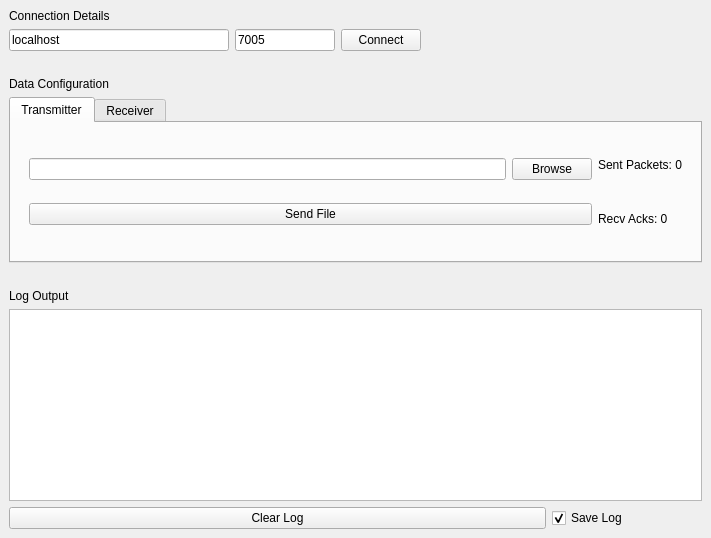
<?xml version="1.0" encoding="UTF-8"?>
<ui version="4.0">
 <class>Client</class>
 <widget class="QMainWindow" name="Client">
  <property name="enabled">
   <bool>true</bool>
  </property>
  <property name="geometry">
   <rect>
    <x>0</x>
    <y>0</y>
    <width>711</width>
    <height>538</height>
   </rect>
  </property>
  <property name="windowTitle">
   <string/>
  </property>
  <property name="animated">
   <bool>true</bool>
  </property>
  <property name="documentMode">
   <bool>false</bool>
  </property>
  <widget class="QWidget" name="centralwidget">
   <layout class="QGridLayout" name="gridLayout_2">
    <item row="0" column="0">
     <layout class="QVBoxLayout" name="verticalLayout">
      <item>
       <widget class="QLabel" name="label">
        <property name="text">
         <string>Connection Details</string>
        </property>
       </widget>
      </item>
      <item>
       <layout class="QHBoxLayout" name="connectionBox">
        <item>
         <widget class="QLineEdit" name="addressInput">
          <property name="minimumSize">
           <size>
            <width>100</width>
            <height>0</height>
           </size>
          </property>
          <property name="maximumSize">
           <size>
            <width>220</width>
            <height>16777215</height>
           </size>
          </property>
          <property name="text">
           <string>localhost</string>
          </property>
          <property name="maxLength">
           <number>45</number>
          </property>
          <property name="placeholderText">
           <string>Address</string>
          </property>
         </widget>
        </item>
        <item>
         <widget class="QLineEdit" name="portInput">
          <property name="minimumSize">
           <size>
            <width>50</width>
            <height>0</height>
           </size>
          </property>
          <property name="maximumSize">
           <size>
            <width>100</width>
            <height>16777215</height>
           </size>
          </property>
          <property name="text">
           <string>7005</string>
          </property>
          <property name="maxLength">
           <number>10</number>
          </property>
          <property name="placeholderText">
           <string>Port</string>
          </property>
         </widget>
        </item>
        <item>
         <widget class="QPushButton" name="connectBtn">
          <property name="enabled">
           <bool>true</bool>
          </property>
          <property name="maximumSize">
           <size>
            <width>100</width>
            <height>16777215</height>
           </size>
          </property>
          <property name="text">
           <string>Connect</string>
          </property>
         </widget>
        </item>
        <item>
         <spacer name="horizontalSpacer">
          <property name="orientation">
           <enum>Qt::Horizontal</enum>
          </property>
          <property name="sizeHint" stdset="0">
           <size>
            <width>40</width>
            <height>20</height>
           </size>
          </property>
         </spacer>
        </item>
       </layout>
      </item>
      <item>
       <spacer name="horizontalSpacer_4">
        <property name="orientation">
         <enum>Qt::Horizontal</enum>
        </property>
        <property name="sizeHint" stdset="0">
         <size>
          <width>40</width>
          <height>20</height>
         </size>
        </property>
       </spacer>
      </item>
      <item>
       <widget class="QLabel" name="label_2">
        <property name="text">
         <string>Data Configuration</string>
        </property>
       </widget>
      </item>
      <item>
       <widget class="QTabWidget" name="modeTabWidget">
        <property name="minimumSize">
         <size>
          <width>0</width>
          <height>130</height>
         </size>
        </property>
        <property name="baseSize">
         <size>
          <width>0</width>
          <height>100</height>
         </size>
        </property>
        <property name="tabShape">
         <enum>QTabWidget::Rounded</enum>
        </property>
        <property name="currentIndex">
         <number>0</number>
        </property>
        <property name="tabsClosable">
         <bool>false</bool>
        </property>
        <property name="tabBarAutoHide">
         <bool>false</bool>
        </property>
        <widget class="QWidget" name="transmitTab">
         <property name="minimumSize">
          <size>
           <width>0</width>
           <height>0</height>
          </size>
         </property>
         <attribute name="title">
          <string>Transmitter</string>
         </attribute>
         <layout class="QVBoxLayout" name="verticalLayout_2">
          <item>
           <widget class="QWidget" name="horiWidget" native="true">
            <property name="minimumSize">
             <size>
              <width>0</width>
              <height>100</height>
             </size>
            </property>
            <layout class="QHBoxLayout" name="horizontalLayout_6">
             <item>
              <layout class="QVBoxLayout" name="verticalLayout_3">
               <item>
                <layout class="QHBoxLayout" name="horizontalLayout">
                 <item>
                  <widget class="QLineEdit" name="fileLocationInput">
                   <property name="minimumSize">
                    <size>
                     <width>0</width>
                     <height>20</height>
                    </size>
                   </property>
                  </widget>
                 </item>
                 <item>
                  <widget class="QPushButton" name="fileLocationBtn">
                   <property name="text">
                    <string>Browse</string>
                   </property>
                  </widget>
                 </item>
                </layout>
               </item>
               <item>
                <widget class="QPushButton" name="sendBtn">
                 <property name="text">
                  <string>Send File</string>
                 </property>
                </widget>
               </item>
              </layout>
             </item>
             <item>
              <layout class="QVBoxLayout" name="verticalLayout_4">
               <item>
                <widget class="QLabel" name="sentPackets">
                 <property name="text">
                  <string>Sent Packets: 0</string>
                 </property>
                </widget>
               </item>
               <item>
                <widget class="QLabel" name="receivedAcks2">
                 <property name="text">
                  <string>Recv Acks: 0</string>
                 </property>
                </widget>
               </item>
              </layout>
             </item>
            </layout>
           </widget>
          </item>
         </layout>
        </widget>
        <widget class="QWidget" name="receiveTab">
         <attribute name="title">
          <string>Receiver</string>
         </attribute>
         <layout class="QHBoxLayout" name="horizontalLayout_4">
          <item>
           <widget class="QWidget" name="gridWidget" native="true">
            <layout class="QHBoxLayout" name="horizontalLayout_5">
             <item>
              <widget class="QLabel" name="label_3">
               <property name="text">
                <string>File will be saved in the folder receiver_files/</string>
               </property>
              </widget>
             </item>
            </layout>
           </widget>
          </item>
         </layout>
        </widget>
       </widget>
      </item>
      <item>
       <spacer name="horizontalSpacer_3">
        <property name="orientation">
         <enum>Qt::Horizontal</enum>
        </property>
        <property name="sizeHint" stdset="0">
         <size>
          <width>40</width>
          <height>20</height>
         </size>
        </property>
       </spacer>
      </item>
      <item>
       <widget class="QLabel" name="logOutputLabel">
        <property name="text">
         <string>Log Output</string>
        </property>
       </widget>
      </item>
      <item>
       <widget class="QListWidget" name="logOutput"/>
      </item>
      <item>
       <layout class="QHBoxLayout" name="horizontalLayout_2">
        <item>
         <widget class="QPushButton" name="clearLogBtn">
          <property name="text">
           <string>Clear Log</string>
          </property>
         </widget>
        </item>
        <item>
         <widget class="QCheckBox" name="logCheckBox">
          <property name="maximumSize">
           <size>
            <width>150</width>
            <height>16777215</height>
           </size>
          </property>
          <property name="layoutDirection">
           <enum>Qt::LeftToRight</enum>
          </property>
          <property name="text">
           <string>Save Log</string>
          </property>
          <property name="checked">
           <bool>true</bool>
          </property>
         </widget>
        </item>
       </layout>
      </item>
     </layout>
    </item>
   </layout>
  </widget>
  <widget class="QMenuBar" name="menubar">
   <property name="geometry">
    <rect>
     <x>0</x>
     <y>0</y>
     <width>711</width>
     <height>22</height>
    </rect>
   </property>
  </widget>
 </widget>
 <resources/>
 <connections/>
</ui>
